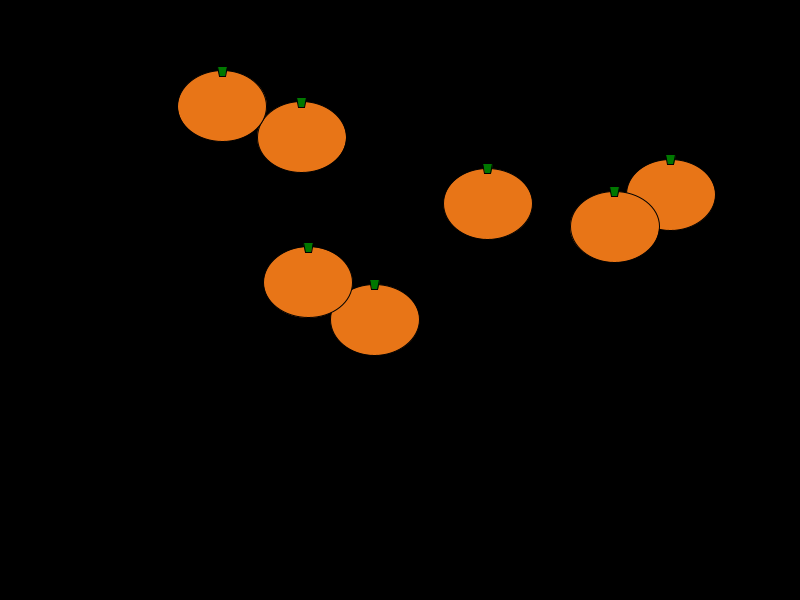
Frame 1 (no input)
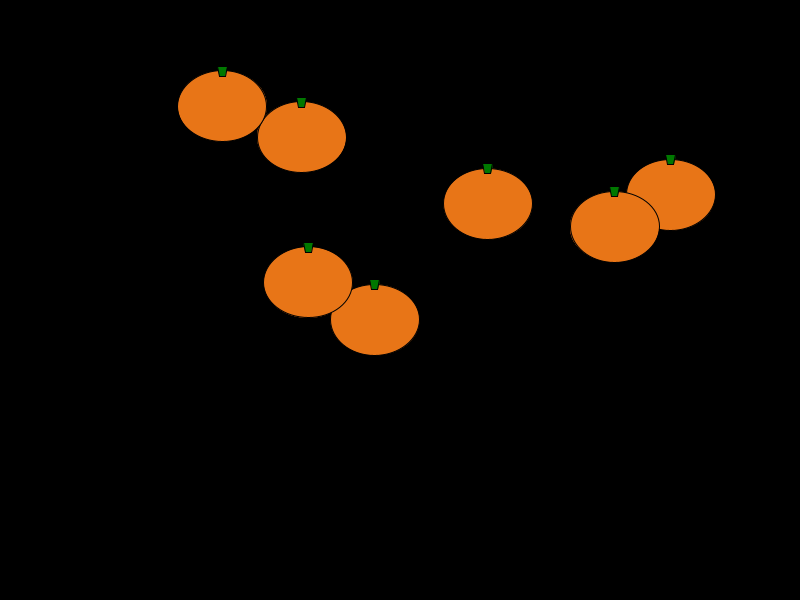
Frame 60 (the mouse pressed at the canvas centre just before this capture)
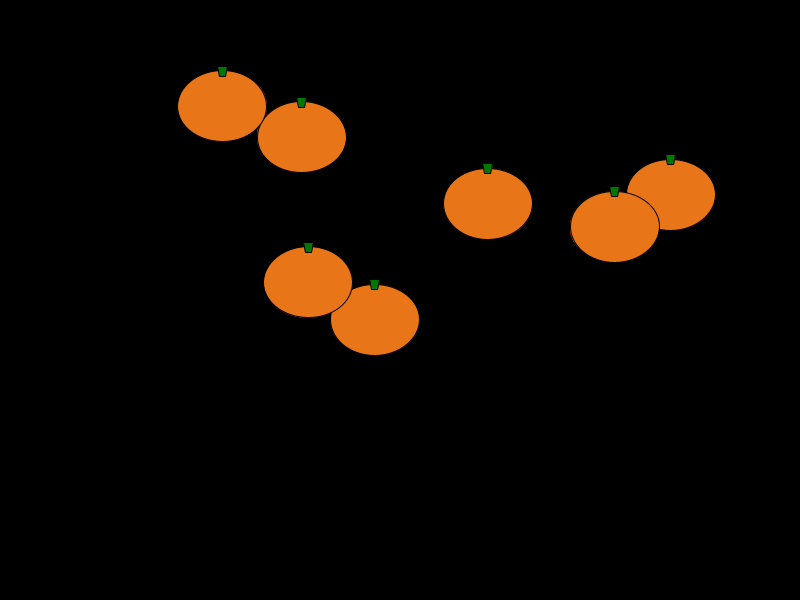
Frame 120 (the mouse held since frame 60 and released just before this capture)

The Processing sketch that drew these frames (run headless with seeded random() and noise(); from frame 60 on, the mouse is pressed at the canvas centre):

// Processing sketch: Question_1_
// ── Question_1_.pde
final int pumpkinWidth = 89;
final int pumpkinHeight = 71;
int numOfPumpkins = 7;

class Pumpkin
{
  float x;
  float y;

  Pumpkin(float newX, float newY)
  {
    x = newX;
    y = newY;
  }
}

// declare and initialize array to store pumpkin objects
Pumpkin[] pumpkinPatch = new Pumpkin[numOfPumpkins];

void setup()
{
  size(800, 600);
  background(0);
  smooth();
  
  for (int i = 0; i < numOfPumpkins; i++)
  {
    pumpkinPatch[i] = new Pumpkin(random(100, 700), random(100, 500)); // create new object in array at index [i]
  }
 
}

void draw()
{
  //Pumpkin p = new Pumpkin(width/2, height/2);
  
  drawPumpkin(pumpkinPatch);
}

void drawPumpkin(Pumpkin[] p)
{
  for (int i = 0; i < numOfPumpkins; i++)
  {
    fill(232, 117, 23);
    ellipse(p[i].x, p[i].y, pumpkinWidth, pumpkinHeight);

    fill(0, 120, 0);
    quad(p[i].x - 3, p[i].y - pumpkinHeight/2 + 5, 
         p[i].x - 5, p[i].y - pumpkinHeight/2 - 5, 
         p[i].x + 5, p[i].y - pumpkinHeight/2 - 5, 
         p[i].x + 3, p[i].y - pumpkinHeight/2 + 5);
  
  }
  
}
